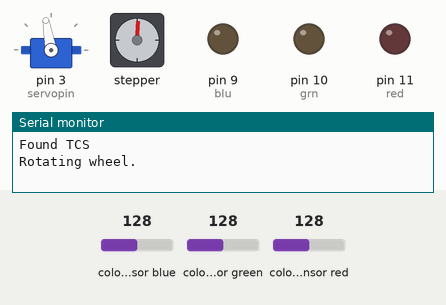
This sketch was run on a simulated Arduino Uno, built with avr-gcc and run on an emulated ATmega328P. On the bench: servo, stepper motor, output pins drawn as LEDs (lit = HIGH), the last lines printed to the serial monitor. Inputs (shaded band) come from the test bench; at power-on: colour sensor blue 128, colour sensor green 128, colour sensor red 128. Stepper angles assume 512 steps per turn.

Above: at 0.05 s.
At 1.85 s:
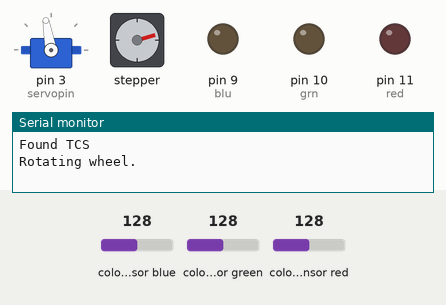
At 3.65 s:
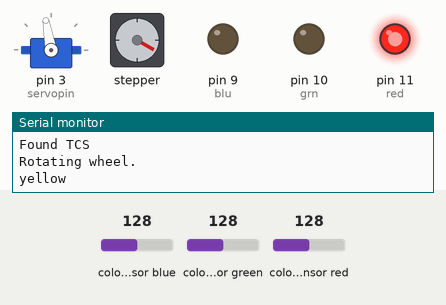
At 6.45 s:
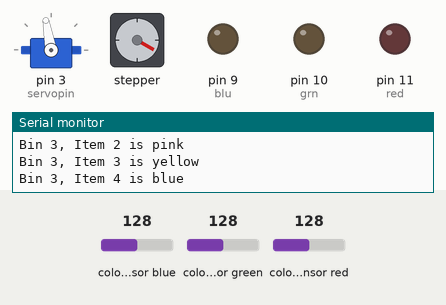
Timing chart, 0 to 8.4 s (numbered marks = the images above):
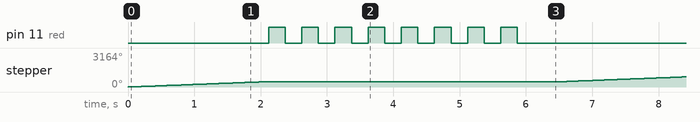

Measured:
- by itself, pin 11 (red): repeats every 6.5 s: 7 × (LOW 0.25 s, HIGH 0.25 s), LOW 2.7 s, HIGH 0.25 s
- by itself, stepper: turns 480° clockwise in 2.0 s, repeating every 6.5 s

The sketch:

me250_proj3_code.ino
```cpp
//ME 250 Spring 2019
//Project 3: Color Sorter
// Hammad Imam/Group 17

//initialize servo + stepper motors and color sensor
#include <Servo.h>
Servo servo;
#include <Stepper.h>
#include <Adafruit_TCS34725.h>
Adafruit_TCS34725 tcs =Adafruit_TCS34725(TCS34725_INTEGRATIONTIME_50MS, TCS34725_GAIN_4X);

//CONFIG
//ALL PINS GO HERE
int red = 11;                         //
int grn = 10;                         //pins for RGBLED
int blu = 9;                          //
Stepper stpr(512, A0, A2, A1, A3);    //in the order IN1, 3, 2, 4
int servopin = 3;                     //servo pin
//TCS: SDA -> A4, SCL -> A5.          //This can't be changed (unless we really wanted to but we don't)

//initialize variables
int stepspeed = 40;                                       //speed that the stepper operates
int wheeldelay = 1500;                                    //time after the wheel rotates that the code is delayed
float sense[3];                                           //initialize an array to store the 3 values put out by the TCS
int servopos[] = {40, 60, 80, 100};                       //locations of the bins in degrees
String color = "none";                                    //initialize color to none to use as placeholder
int ballsTotal = 17;                                      //total balls to be sorted (used to make sure no balls get left in hopper/device)
int ballsToSort = 12;                                     //this counts how many balls need to be processed, should be 0 when all balls are done
int range = 5;                                            //range from "centerpoint" defined in struct that a ball's RGB can be

//initialize colors
//make it easier for status updates using one of these 'default' colors
//less bright than other colors displayed (in theory)
int RGBwhite[] = {255, 255, 255};     //used for "done" (would pick green but it's a ball color)
int RGBred[] = {255, 0, 0};           //used for "not done" or alerts or whatever
int RGBoff[] = {0, 0, 0,};            //used for turning the led off

//define ball color struct with name of color, threshold for sensing, and color for LED:
//row 1: String name of color
//row 2: array {red, grn, blu} for what the ball color should show up as
//row 3: array {red, grn, blu} color to send to rgbled

struct ballColor{
  String colorName;
  int color[3];
  int RGB[3];
} ;

//assign values to structs for each ball color
ballColor yellow = {
  "yellow",
  {77, 101, 61},
  {165, 255, 0}
};

ballColor blue = {
  "blue",
  {71, 91, 81},
  {0, 255, 255}
};

ballColor pink = {
  "pink",
  {114, 74, 55},
  {200, 0, 255}
};

ballColor orange = {
  "orange",
  {127, 67, 51,},
  {255, 200, 0}
};

ballColor green = {
  "green",
  {76, 97, 70},
  {0, 255, 0}
};


//create struct array "balls" with 5 elements (filled in later)
ballColor balls[5];

//bin struct with array of 4 names, one for each item in a bin
struct bin_type{
  char* item[4];
};

//create struct array "bin" with 3 elements, one for each bin
bin_type bin[3];

//create array used to define each element of struct array "bin" (filled in later)
bin_type binContent = {
  {"pink", "pink", "yellow", "blue"}
};

void setup() {
  //initialize serial line
  Serial.begin(9600);

  //initialize servo motor
  servo.attach(servopin);         //attach it to previously defined servo pin
  servo.write(servopos[3]);       //write it to the trash bin to start

  //initialize DC motor
  stpr.setSpeed(stepspeed);       //set the speed of the stepper rotation

  //initialize pins
  pinMode (red, OUTPUT);
  pinMode (grn, OUTPUT);
  pinMode (blu, OUTPUT);
  pinMode (A4, INPUT);
  pinMode (A5, INPUT);

  //Make sure color sensor initializes
  if (tcs.begin()) {
    Serial.println("Found TCS");}
  else {
    Serial.println("No TCS34725 found ... check your connections");
    while(1); // halt!
  }

  //Create an array of structs called "balls" from the previously generated structs.
  //Used so that balls can be checed using nested for loops instead of being searched one by one
  balls[0] = yellow;
  balls[1] = blue;
  balls[2] = pink;
  balls[3] = orange;
  balls[4] = green;

  //Writes all 3 elements of the bin[] array to the same contents
  for(int i=0; i<3; i++){
    bin[i] = binContent;
  }
}

void loop() {
  Serial.println("\n\nRotating wheel.");              //write to the serial monitor that the wheel is rotating

  if( (ballsTotal%3) == 0){                           //finds modulo 3 of balls to sort (possibilities are 0, 1, or 2)
      stpr.step(682);                                 //if it's 0, rotate by 120 deg (rounded down)
  }
  else{
    stpr.step(683);                                   //otherwise rotate by 120 deg (rounded up)
  }                                                   //this part makes sure that it stays 360 deg every time without drifting

  //color sensor and its read out
  tcs.setInterrupt(false);                            //turn on LED for TCS
  delay(50);                                          //take 50ms to read
  tcs.getRGB(&sense[0], &sense[1], &sense[2]);        //assign the read values to the array sense[]
  tcs.setInterrupt(true);                             //honestly not sure about this part but it was in example code or somethin

  //Checking the color of the ball
  colorBlink(RGBred, 3);                              //blink the led to show that the scan is starting
  for(int i=0; i<5; i++){                             //for every color possible
    Serial.println(balls[i].colorName);               //display the color being checked to the serial monitor
    if( (checkColor(balls[i].color, sense)) ){        //if the sensed color matches a ball (see below for details on checkColor function)
        Serial.println("Ball found!");                //display that a ball was found
        color = balls[i].colorName;                   //set the color string to the name of the color
        colorBlink(RGBwhite, 1);                      //blink the led white once
        colorBlink(balls[i].RGB, 3);                  //blink the led with the sensed color
        ballsTotal--;                                 //subtract one from the total number of balls
        break;                                        //exit the for loop
    }
   else{                                              //otherwise,
      color = "none";                                 //set the color string to "none"
      colorBlink(RGBred, 1);                          //blink the led red once to show that it's working
    }
  }

  //Printing what was detected to serial monitor
  Serial.println("\nR: " + String(sense[0]) + "\t G: " + String(sense[1]) + "\t B:" + String(sense[2]));  //print the RGB values to the serial monitor
  Serial.println("Ball detected: " + String(color) + "\n");                                               //print the sensed ball to the serial monitor

  //Routing the ball to the correct bin/trash
  [&]{
    for(int i = 0; i<3; i++){                                                                           //for each bin (3 total)
      for(int j = 0; j<4; j++){                                                                         //for each spot in the bin (4 total)
        Serial.println("Bin " + String((i+1)) + ", Item " + String(j+1) + " is " + bin[i].item[j]);     //write what is in that spot (total of 12 spots)
        if(String(bin[i].item[j]) == String(color)){                                                    //if the sensed ball matches one of the colors
          servo.write(servopos[i]);                                                                     //move the servo to the bin
          Serial.println("Servo set to bin " + String(i+1));                                            //display what bin the servo is set to
          bin[i].item[j] = "done";                                                                      //"cross off" the spot by changing the array value to "done"
          ballsToSort--;                                                                                //subtract one from the number of balls sorted
          Serial.println("Bin " + String(i+1) + ", item " + String(j+1) + " done.");                    //display the spot in the bin is complete
          Serial.println("Balls Left to Sort: " + String(ballsToSort));                                 //display # of balls left to sort
          colorBlink(RGBwhite, 3);                                                                      //flash that a ball has been sorted correctly
          return;                                                                                       //exit both for loops by exiting the [&] flag
        }
      }                                         //"else" if the sensed ball does not match any of the required balls
    }                                           //(if the conditional is never true it doesn't leave the [&] flag before this part runs)
    servo.write(servopos[3]);                   //move the servo to the trash bin
    Serial.println("Servo set to trash");       //display that the servo has been moved to the trash
    return;                                     //exit
  }();

  Serial.println("Balls left in hopper: " + String(ballsTotal));  //display how many balls are left in the hopper

  if( (ballsToSort==0) && (ballsTotal == 0)){         //if all balls have been sorted and there are no balls left in the hopper
    Serial.println("\n\nDone.");                      //print that the sorting is done
    colorWrite(RGBwhite);                             //turn the LED white
    while(1);                                         //stop running
  }
}

//FUNCTIONS USED IN CODE ABOVE

//function to write the color from a list to a RGBLED
void colorWrite(int list[]){    //takes a list of 3 values to write to LED
  analogWrite(red, list[0]);
  analogWrite(grn, list[1]);    //takes each list element and writes it to an led
  analogWrite(blu, list[2]);
}

//function to blink the LED from a list and a number
void colorBlink(int list[], int n){   //takes a list of 3 values to write to LED and a number of blinks
  while(n>0){                         //while the number of "blinks" is above 1
    colorWrite(list);                 //turn the LED on to a color
    delay(250);                       //wait 1/4 of a second
    colorWrite(RGBoff);               //turn the LED off
    delay(250);                       //wait 1/4 of a second
    n--;                              //subtract 1 from the number of "blinks left"
  }
}

//function to check the color of a ball
int checkColor(int colorList[], float sensedList[]){        //takes a list of what colors should be sensed and a list of what colors are sensed
  int sum = 0;                                              //initialize a sum to 0
  for(int i=0; i<3; i++){                                   //for each of 3 colors
        if( abs(colorList[i]-sensedList[i]) < range ) {     //if the "should be" color is within range of the "sensed" color
        sum++;                                              //add one to the sum
    }
  }
  if(sum == 3){                                         //if the sum is 3 (true for all 3 of RGB)
    return true;                                        //return true
  }
  else{                                                 //if the sum is less than 3 (at least one of RGB was not within range)
    return false;                                       //return false
  }
}
```
